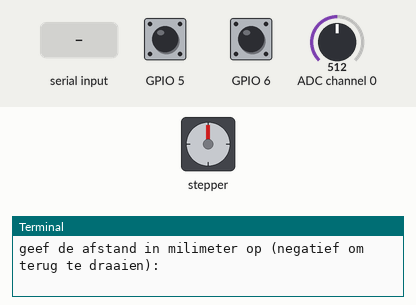
A program run on a simulated Raspberry Pi (BCM pin numbers). On the bench: stepper motor, the last lines printed to the terminal. The inputs (shaded band) are chosen by the test bench; at power-on: GPIO 5 HIGH, GPIO 6 HIGH, ADC channel 0 = 512 (analog values on the 0–1023 scale). Threads take turns every 2 ms.

Above: at 1.2 s.
1.3 s: "5" typed at the terminal, then Enter
2.8 s: GPIO 5 pulled LOW for 0.15 s
At 5.39 s:
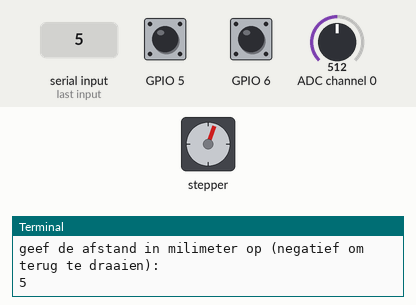
5.9 s: GPIO 6 pulled LOW for 0.15 s
Timing chart, 0 to 8.9 s (numbered marks = the images above; inputs shaded):
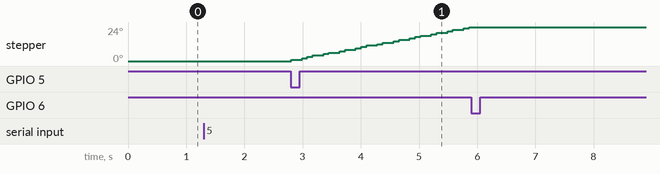

The program:

stappenmotor.py
```python
from RpiMotorLib import RpiMotorLib
from gpiozero import Button
from enum import Enum
from threading import Thread
import spidev

#* enums
class stepperDirection(Enum):
    left = True
    right = False

#* classes
# button
class RpiButton(Button):
    """
    remake om de `isClicked` functie toe te voegen
    """
    def __init__(self, pin=None, pull_up=True, active_state=None, bounce_time=None, hold_time=1, hold_repeat=False, pin_factory=None):
        super().__init__(pin, pull_up, active_state, bounce_time, hold_time, hold_repeat, pin_factory)
        self.alreadyClicked = False

    def isClicked(self):
        if self.is_active:
            if not self.alreadyClicked:
                self.alreadyClicked = True
                return True
        else:
            self.alreadyClicked = False
        return False


# potmeter
class ADCreader:
    def __init__(self) -> None:
        self.spi = spidev.SpiDev()
        self.spi.open(0, 0)
        self.spi.max_speed_hz = 1000000

    def readADC(self, channel: int):
        adc = self.spi.xfer2([1, (8 + channel) << 4,0])
        return ((adc[1] & 3) <<8) + adc[2]


class StepperMotorSpeedControl(ADCreader):
    def __init__(self, potmeterChannel: int) -> None:
        super().__init__()
        self.potmeterChannel = potmeterChannel

    def readValues(self):
        return 0.001 + self.readADC(self.potmeterChannel) / 50000


#stepper motor
class StepperMotor:
    def __init__(self, stepperMotor: RpiMotorLib.BYJMotor) -> None:
        self.stepperMotor = stepperMotor
        self.GPIO_PINS = [18, 23, 24, 25]
        self.REVOLUTION_STEP_NUMBER = 512
        self.active = False
        self.stepsDone = 0
        self.speed = 0.001


    def rotateBySteps(self, steps: int, direction: stepperDirection):
        self.active = True
        if isinstance(direction, stepperDirection):
            self._rotateMotorBySteps(steps, direction.value)
        else:
            self._rotateMotorBySteps(steps, direction)


    def _rotateMotorBySteps(self, steps: int, direction: bool):
        for step in range(steps):
            self.stepperMotor.motor_run(self.GPIO_PINS, steps=1, ccwise=direction, wait=self.speed, initdelay=0)
            self.stepsDone += 1
            if not self.isActive():
                return False
        self.active = False
        return True

    def stop(self):
        self.stepperMotor.motor_stop()

    def isActive(self):
        return self.active


class StepperMotorInputControl(StepperMotor):
    def __init__(self, stepperMotor: RpiMotorLib.BYJMotor, startButton: RpiButton, stopButton: RpiButton, potmeter: StepperMotorSpeedControl) -> None:
        super().__init__(stepperMotor)
        self.potmeter = potmeter
        self.startButton = startButton
        self.stopButton = stopButton
        self.distancePerRevolution = 1 # mm

    def setDistancePerRevolution(self, distancePerRevolution: float):
        self.distancePerRevolution = distancePerRevolution

    def rotateByDistance(self, distance: float, direction: stepperDirection):
        self.active = True
        distance = int((self.REVOLUTION_STEP_NUMBER / self.distancePerRevolution) * distance) - self.stepsDone

        Thread(target=self.rotateBySteps, args=(distance, direction)).start()
        while self.active:
            self.speed = self.potmeter.readValues()
            if self.stopButton.isClicked():
                print("motor gepauseerd")
                self.active = False
                return False
        return True

    def activate(self, distance: float, direction: stepperDirection):
        self.stepsDone = 0

        while True:
            try:
                if not self.isActive() and self.stopButton.isClicked():
                    print("motor gestopt\n")
                    return
                if self.startButton.is_active:
                    if self.rotateByDistance(distance, direction):
                        print("motor klaar\n")
                        return
            except KeyboardInterrupt:
                self.active = False # om de thread te stoppen
                exit()

def intput(message: object = "", wrongInputMessage: str = "Input must be an int or float") -> float:
    """
    gives an input prompt and tries to convert it to an number (float), on succes the input will be converted and returned.
    """
    while True:
        prompt = input(message)
        try:
            return float(prompt)
        except ValueError:
            print(wrongInputMessage)


#* init objects
startButton = RpiButton(5)
stopButton = RpiButton(6)
potmeter = StepperMotorSpeedControl(0)

stepperMotor = RpiMotorLib.BYJMotor("stepperMotor")
stepperMotorController = StepperMotorInputControl(stepperMotor, startButton, stopButton, potmeter)
stepperMotorController.setDistancePerRevolution(6)


#* main
while True:
    reverseMotor = False
    distance = intput("geef de afstand in milimeter op (negatief om terug te draaien): ")
    if distance < 0:
        reverseMotor = True
        distance = abs(distance)

    stepperMotorController.activate(distance, reverseMotor)
```

Measured:
- after the input at 2.8 s, stepper: keeps turning clockwise at about 8°/s, starting at once
- after the input at 5.9 s, stepper: stops changing and stays 24°
